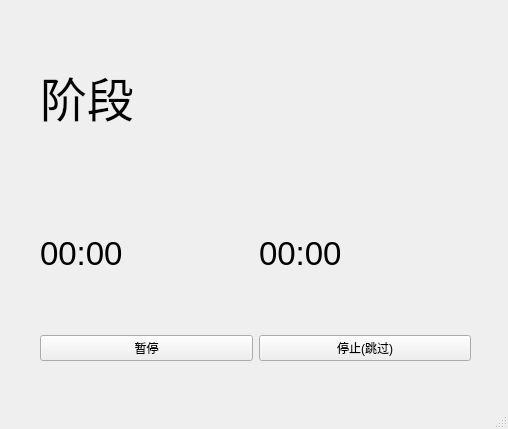
<?xml version="1.0" encoding="UTF-8"?>
<ui version="4.0">
 <class>MainWindow</class>
 <widget class="QMainWindow" name="MainWindow">
  <property name="geometry">
   <rect>
    <x>0</x>
    <y>0</y>
    <width>508</width>
    <height>429</height>
   </rect>
  </property>
  <property name="windowTitle">
   <string>MainWindow</string>
  </property>
  <widget class="QWidget" name="centralwidget">
   <widget class="QWidget" name="">
    <property name="geometry">
     <rect>
      <x>40</x>
      <y>20</y>
      <width>431</width>
      <height>341</height>
     </rect>
    </property>
    <layout class="QGridLayout" name="gridLayout">
     <item row="0" column="0" colspan="2">
      <widget class="QLabel" name="label_3">
       <property name="font">
        <font>
         <pointsize>35</pointsize>
        </font>
       </property>
       <property name="text">
        <string>阶段</string>
       </property>
      </widget>
     </item>
     <item row="1" column="0">
      <widget class="QLabel" name="label">
       <property name="enabled">
        <bool>true</bool>
       </property>
       <property name="font">
        <font>
         <pointsize>25</pointsize>
        </font>
       </property>
       <property name="text">
        <string>00:00</string>
       </property>
      </widget>
     </item>
     <item row="1" column="1">
      <widget class="QLabel" name="label_2">
       <property name="enabled">
        <bool>true</bool>
       </property>
       <property name="font">
        <font>
         <pointsize>25</pointsize>
        </font>
       </property>
       <property name="text">
        <string>00:00</string>
       </property>
      </widget>
     </item>
     <item row="2" column="0">
      <widget class="QPushButton" name="pushButton">
       <property name="text">
        <string>暂停</string>
       </property>
      </widget>
     </item>
     <item row="2" column="1">
      <widget class="QPushButton" name="pushButton_2">
       <property name="text">
        <string>停止(跳过)</string>
       </property>
      </widget>
     </item>
    </layout>
   </widget>
  </widget>
  <widget class="QMenuBar" name="menubar">
   <property name="geometry">
    <rect>
     <x>0</x>
     <y>0</y>
     <width>508</width>
     <height>23</height>
    </rect>
   </property>
  </widget>
  <widget class="QStatusBar" name="statusbar"/>
 </widget>
 <resources/>
 <connections/>
</ui>
